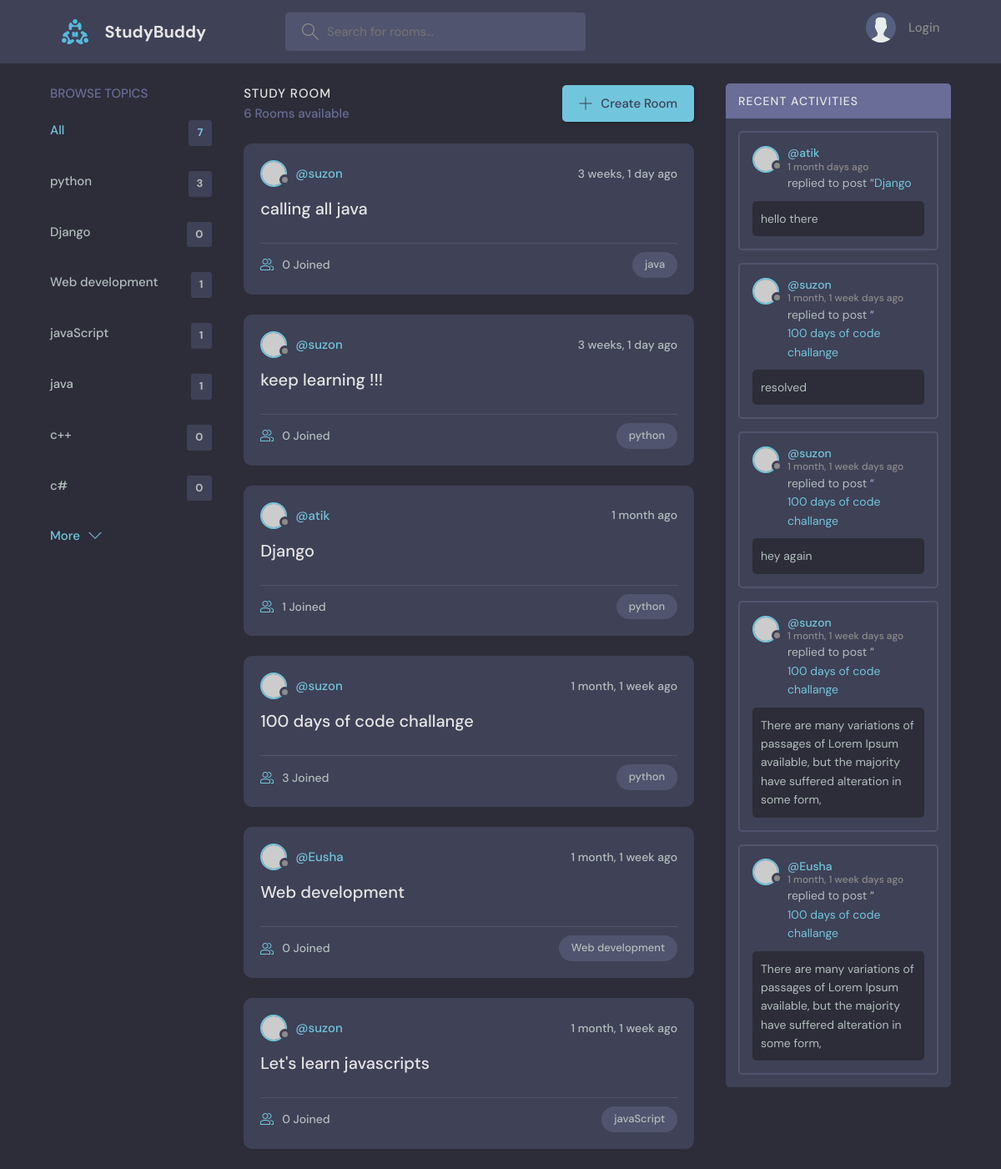
The page / on the database its author committed.
### base/models.py (models this page shows, shortened)
class Topic(models.Model):
    name = models.CharField(max_length=200)

class Room(models.Model):
    host = models.ForeignKey(User, on_delete=models.SET_NULL, null=True)
    topic = models.ForeignKey(Topic, on_delete=models.SET_NULL, null=True)
    name = models.CharField(max_length=200)
    description = models.TextField(null=True, blank=True)
    participants = models.ManyToManyField(User, related_name='participants', blank=True)
    updated = models.DateTimeField(auto_now=True)
    created = models.DateTimeField(auto_now_add=True)
    class Meta:
        ordering = ['-updated', '-created']
    def __str__(self):
        return self.name

class Message(models.Model):
    user = models.ForeignKey(User, on_delete=models.CASCADE)
    room = models.ForeignKey(Room, on_delete=models.CASCADE)
    body = models.TextField()
    updated = models.DateTimeField(auto_now=True)
    created = models.DateTimeField(auto_now_add=True)
    class Meta:
        ordering = ['-updated', '-created']

### base/views.py (the view)
# urls.py: path('', views.home, name="home"),
def home(request):
    q = request.GET.get('q') if request.GET.get('q') != None else ''
    rooms = Room.objects.filter(
        Q(topic__name__icontains=q) |
        Q(name__icontains=q) |
        Q(description__icontains=q)
    )
    topics = Topic.objects.all()
    room_count = rooms.count()
    room_messages = Message.objects.filter(Q(room__topic__name__icontains=q))
    context = {'rooms': rooms, 'topics': topics, 'room_count': room_count,
               'room_messages': room_messages}
    return render(request, 'base/home.html', context)

### base/templates/base/home.html (shortened to what this page needs)
{% extends 'main.html' %}
{% block content %}
    <main class="layout layout--3">
      <div class="container">
        {% include 'base/topics_component.html' %}
        <div class="roomList">
          <div class="roomList__header">
            <div>
              <h2>Study Room</h2>
              <p>{{ room_count }} Rooms available</p>
            </div>
            <a class="btn btn--main" href="{% url 'create-room' %}">
              <svg version="1.1" xmlns="http://www.w3.org/2000/svg" width="32" height="32" viewBox="0 0 32 32">
                <title>add</title>
                <path
                  d="M16.943 0.943h-1.885v14.115h-14.115v1.885h14.115v14.115h1.885v-14.115h14.115v-1.885h-14.115v-14.115z"
                ></path>
              </svg>
              Create Room
            </a>
          </div>
          {% include 'base/feed_component.html' %}
        </div>
        {% include 'base/activity_component.html' %}
      </div>
    </main>
    {% endblock %}

### base/templates/base/topics_component.html
<div class="topics">
    <div class="topics__header">
      <h2>Browse Topics</h2>
    </div>
    <ul class="topics__list">
      <li>
        <a href="{% url 'home' %}" class="active">All <span>{{ topics.count }}</span></a>
      </li>
      {% for topic in topics %}
      <li>
        <a href="{% url 'home' %}?q={{topic.name}}">{{ topic.name }} <span>{{ topic.room_set.all.count }}</span></a>
      </li>
      {% endfor %}
    </ul>
    <a class="btn btn--link" href="topics.html">
      More
      <svg version="1.1" xmlns="http://www.w3.org/2000/svg" width="32" height="32" viewBox="0 0 32 32">
        <title>chevron-down</title>
        <path d="M16 21l-13-13h-3l16 16 16-16h-3l-13 13z"></path>
      </svg>
    </a>
  </div>

### base/templates/base/feed_component.html (shortened to what this page needs)
{% for room in rooms %}
<div class="roomListRoom">
    <div class="roomListRoom__header">
      <a href="{% url 'user-profile' room.host.id %}" class="roomListRoom__author">
        <div class="avatar avatar--small">
          <img src="https://randomuser.me/api/portraits/women/11.jpg" />
        </div>
        <span>@{{ room.host.username }}</span>
      </a>
      <div class="roomListRoom__actions">
        <span>{{ room.created|timesince }} ago</span>
      </div>
    </div>
    <div class="roomListRoom__content">
      <a href="{% url 'room' room.id %}">{{ room.name }}</a>
    </div>
    <div class="roomListRoom__meta">
      <a href="{% url 'room' room.id %}" class="roomListRoom__joined">
        {{ room.participants.all.count }} Joined
      </a>
      <p class="roomListRoom__topic">{{ room.topic.name }}</p>
    </div>
</div>
{% endfor %}

### base/templates/base/activity_component.html (shortened to what this page needs)
<div class="activities">
    <div class="activities__header">
      <h2>Recent Activities</h2>
    </div>
    {% for message in room_messages %}
    <div class="activities__box">
      <div class="activities__boxHeader roomListRoom__header">
        <a href="{% url 'user-profile' message.user.id %}" class="roomListRoom__author">
          <div class="avatar avatar--small">
            <img src="https://randomuser.me/api/portraits/women/11.jpg" />
          </div>
          <p>
            @{{ message.user }}
            <span>{{ message.created|timesince }} days ago</span>
          </p>
        </a>
      </div>
      <div class="activities__boxContent">
        <p>replied to post “<a href="{% url 'room' message.room.id %}">{{ message.room }}</a></p>
        <div class="activities__boxRoomContent">
            {{ message.body }}
        </div>
      </div>
    </div>
    {% endfor %}
  </div>

### rows shown on the page
Topic: name "python", room_set.all.count "3"
Topic: name "Django", room_set.all.count "0"
Topic: name "Web development", room_set.all.count "1"
Topic: name "javaScript", room_set.all.count "1"
Topic: name "java", room_set.all.count "1"
Topic: name "c++", room_set.all.count "0"
Topic: name "c#", room_set.all.count "0"
Room: host.username "suzon", created "3 weeks, 1 day", name "calling all java", participants.all.count "0", topic.name "java"
Room: host.username "suzon", created "3 weeks, 1 day", name "keep learning !!!", participants.all.count "0", topic.name "python"
Room: host.username "atik", created "1 month", name "Django", participants.all.count "1", topic.name "python"
Room: host.username "suzon", created "1 month, 1 week", name "100 days of code challange", participants.all.count "3", topic.name "python"
Room: host.username "Eusha", created "1 month, 1 week", name "Web development", participants.all.count "0", topic.name "Web development"
Room: host.username "suzon", created "1 month, 1 week", name "Let's learn javascripts", participants.all.count "0", topic.name "javaScript"
Message: user "atik", created "1 month", room "Django", body "hello there"
Message: user "suzon", created "1 month, 1 week", room "100 days of code challange", body "resolved"
Message: user "suzon", created "1 month, 1 week", room "100 days of code challange", body "hey again"
Message: user "suzon", created "1 month, 1 week", room "100 days of code challange", body "There are many variations of passages of Lorem Ipsum available, but the majority have suffered alteration in some form,"
Message: user "Eusha", created "1 month, 1 week", room "100 days of code challange", body "There are many variations of passages of Lorem Ipsum available, but the majority have suffered alteration in some form,"

### other values the page prints
{{ topics.count }} "7"
{{ room_count }} "6"
